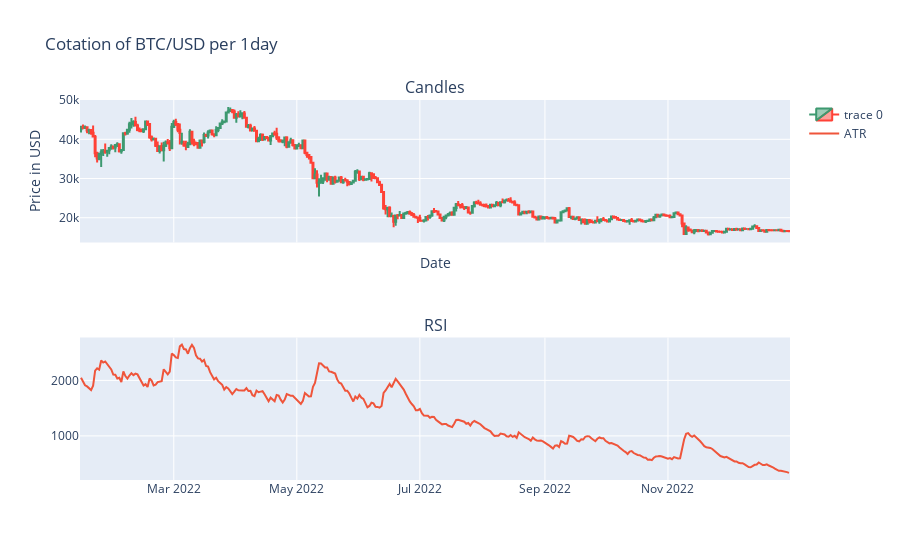

Source (notebook cell):
### Markdown cell above
#### ATR Indicator :

### Code cell
indicator = 'ATR'
visualize_with_indicator(final_data, symbol, interval, indicator)

### Figure 1 — Plotly figure (JSON) as saved in the notebook; plotly's stock layout.template omitted (floating-point values rounded to 4 significant figures; data arrays with more than 128 entries replaced by an {"elided": "..."} marker saying what was removed)
{"data": [{"close": {"elided": "352 float values"}, "high": {"elided": "352 float values"}, "low": {"elided": "352 float values"}, "open": {"elided": "352 float values"}, "type": "candlestick", "x": {"elided": "352 str values"}, "xaxis": "x", "yaxis": "y"}, {"mode": "lines", "name": "ATR", "type": "scatter", "x": {"elided": "352 str values"}, "xaxis": "x2", "y": {"elided": "352 float values"}, "yaxis": "y2"}], "layout": {"annotations": [{"font": {"size": 16}, "showarrow": false, "text": "Candles", "x": 0.5, "xanchor": "center", "xref": "paper", "y": 1, "yanchor": "bottom", "yref": "paper"}, {"font": {"size": 16}, "showarrow": false, "text": "RSI", "x": 0.5, "xanchor": "center", "xref": "paper", "y": 0.375, "yanchor": "bottom", "yref": "paper"}], "title": {"text": "Cotation of BTC/USD per 1day"}, "xaxis": {"anchor": "y", "domain": [0, 1], "matches": "x2", "rangeslider": {"visible": false}, "showticklabels": false, "title": {"text": "Date"}}, "xaxis2": {"anchor": "y2", "domain": [0, 1]}, "yaxis": {"anchor": "x", "domain": [0.625, 1], "title": {"text": "Price in USD"}}, "yaxis2": {"anchor": "x2", "domain": [0, 0.375]}}}
